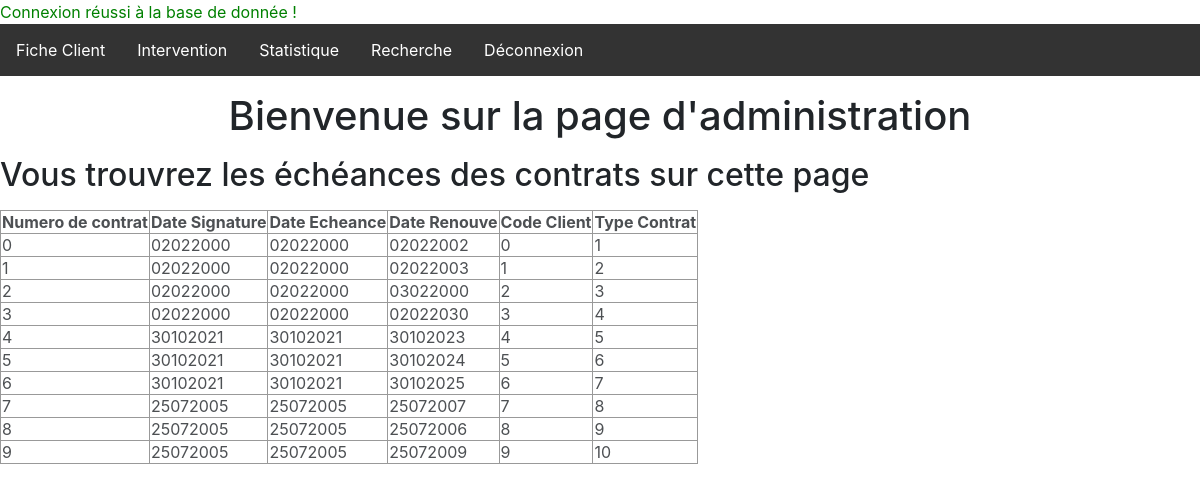
Screenshot of /Panel/Assistant/ (signed in) with the database file from the repository.
### tables this page shows
CREATE TABLE `Contrat_Maintenance` (
  `NumerodeContrat` int(11) NOT NULL,
  `dateSignature` varchar(50) NOT NULL,
  `dateEcheance` varchar(50) NOT NULL,
  `Date_Renouvellement` varchar(50) NOT NULL,
  `Code_Client` int(11) NOT NULL,
  `RefTypeContrat` int(11) NOT NULL,
  PRIMARY KEY (`NumerodeContrat`),
  UNIQUE KEY `Contrat_Maintenance_Client_AK` (`Code_Client`),
  KEY `Contrat_Maintenance_TypeContrat0_FK` (`RefTypeContrat`),
  CONSTRAINT `Contrat_Maintenance_Client_FK` FOREIGN KEY (`Code_Client`) REFERENCES `Client` (`Code_Client`),
  CONSTRAINT `Contrat_Maintenance_TypeContrat0_FK` FOREIGN KEY (`RefTypeContrat`) REFERENCES `TypeContrat` (`RefTypeContrat`)
);

### Panel/Assistant/index.php (the view, shortened to what this page needs)
<?php
require_once "../../config.php";
?>
    <link href="//maxcdn.bootstrapcdn.com/bootstrap/4.0.0/css/bootstrap.min.css" rel="stylesheet" id="bootstrap-css">
    <link href="https://www.naimo.me/CASHCASH/CSS/style.css" rel="stylesheet">
<body>
<div id="navbar">
    <ul>
        <li><a href="./client.php">Fiche Client</a></a></li>
        <li><a href="./intervention.php">Intervention</a></a></li>
        <li><a href="./statistique.php">Statistique</a></li>
        <li><a href="./recherche.php">Recherche</a></li>
        <li><a href="https://www.naimo.me/CASHCASH/logout.php" value="deco">Déconnexion</a></li>
    </ul>
    <div id="welcome">
        <center>
            <h1>Bienvenue sur la page d'administration
            </h1></center>
        <p>
        <h2>Vous trouvrez les échéances des contrats sur cette page</h2></p>
        <div id="box">
            <table border="1px">
                <th>Numero de contrat</th>
                <th>Date Signature</th>
                <th>Date Echeance</th>
                <th>Date Renouve</th>
                <th>Code Client</th>
                <th>Type Contrat</th>
                <?php
                try {
                    $sqlu = $conn->query("SELECT * FROM `Contrat_Maintenance`");
                    while ($donnees = $sqlu->fetch()) {
                        echo "<tr>";
                        echo "<td>$donnees[NumerodeContrat] </td>";
                        echo "<td>$donnees[dateSignature] </td>";
                        echo "<td>$donnees[dateEcheance] </td>";
                        echo "<td>$donnees[Date_Renouvellement] </td>";
                        echo "<td>$donnees[Code_Client] </td>";
                        echo "<td>$donnees[RefTypeContrat] </td>";
                        echo "</tr>";
                    }
                } catch (Exception $exception) {
                    die('Erreur : ' . $exception->getMessage());
                } ?>
            </table>
        </div>
    </div>
</body>
</html>

### config.php (shortened to what this page needs)
<?
try {
    echo "<font color=green>Connexion réussi à la base de donnée !</font>";
} catch (PDOException $e) {
    echo "Connexion raté :/ : " . $e->getMessage();
}
?>

### Panel/Assistant/index.php (style rules this page uses)
ul { list-style-type: none; margin: 0; padding: 0; overflow: hidden; background-color: #333; }
li { float: left; }
li a { display: block; color: white; text-align: center; padding: 14px 16px; text-decoration: none; }
#box { text-align: center; margin left: auto; margin right: auto; margin top: 60px; background-color: white; opacity: 0.8; color: black; }

### rows the page displays
contrat_maintenance: NumerodeContrat "0", dateSignature "02022000", dateEcheance "02022000", Date_Renouvellement "02022002", Code_Client "0", RefTypeContrat "1"
contrat_maintenance: NumerodeContrat "1", dateSignature "02022000", dateEcheance "02022000", Date_Renouvellement "02022003", Code_Client "1", RefTypeContrat "2"
contrat_maintenance: NumerodeContrat "2", dateSignature "02022000", dateEcheance "02022000", Date_Renouvellement "03022000", Code_Client "2", RefTypeContrat "3"
contrat_maintenance: NumerodeContrat "3", dateSignature "02022000", dateEcheance "02022000", Date_Renouvellement "02022030", Code_Client "3", RefTypeContrat "4"
contrat_maintenance: NumerodeContrat "4", dateSignature "30102021", dateEcheance "30102021", Date_Renouvellement "30102023", Code_Client "4", RefTypeContrat "5"
contrat_maintenance: NumerodeContrat "5", dateSignature "30102021", dateEcheance "30102021", Date_Renouvellement "30102024", Code_Client "5", RefTypeContrat "6"
contrat_maintenance: NumerodeContrat "6", dateSignature "30102021", dateEcheance "30102021", Date_Renouvellement "30102025", Code_Client "6", RefTypeContrat "7"
contrat_maintenance: NumerodeContrat "7", dateSignature "25072005", dateEcheance "25072005", Date_Renouvellement "25072007", Code_Client "7", RefTypeContrat "8"
contrat_maintenance: NumerodeContrat "8", dateSignature "25072005", dateEcheance "25072005", Date_Renouvellement "25072006", Code_Client "8", RefTypeContrat "9"
contrat_maintenance: NumerodeContrat "9", dateSignature "25072005", dateEcheance "25072005", Date_Renouvellement "25072009", Code_Client "9", RefTypeContrat "10"
